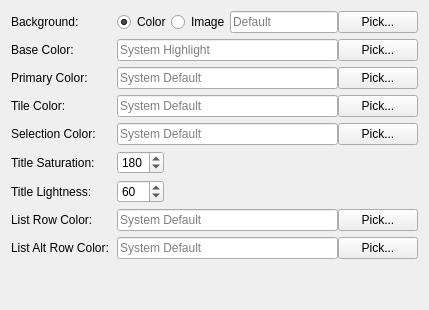
             <widget class="QWidget" name="appearanceColorsSubTab">
              <attribute name="title"><string>Colors</string></attribute>
              <layout class="QVBoxLayout" name="appearanceColorsSubTabLayout">
               <property name="spacing"><number>6</number></property>
               <item>
                <layout class="QFormLayout" name="appearanceColorsFormLayout">
                 <property name="horizontalSpacing"><number>8</number></property>
                 <property name="verticalSpacing"><number>6</number></property>
                 <property name="fieldGrowthPolicy"><enum>QFormLayout::FieldGrowthPolicy::ExpandingFieldsGrow</enum></property>
                 <item row="0" column="0">
                  <widget class="QLabel" name="label_background">
                   <property name="text"><string>Background:</string></property>
                  </widget>
                 </item>
                 <item row="0" column="1">
                  <layout class="QHBoxLayout" name="backgroundLayout">
                   <item>
                    <widget class="QRadioButton" name="backgroundColorRadio">
                     <property name="text"><string>Color</string></property>
                     <property name="checked"><bool>true</bool></property>
                    </widget>
                   </item>
                   <item>
                    <widget class="QRadioButton" name="backgroundImageRadio">
                     <property name="text"><string>Image</string></property>
                    </widget>
                   </item>
                   <item>
                    <widget class="QLineEdit" name="backgroundValueEdit">
                     <property name="toolTip"><string>Background color (hex format like #FF5500) or image path</string></property>
                     <property name="placeholderText"><string>Default</string></property>
                    </widget>
                   </item>
                   <item>
                    <widget class="QPushButton" name="browseBackgroundButton">
                     <property name="text"><string>Pick...</string></property>
                     <property name="toolTip"><string>Select background color or image</string></property>
                    </widget>
                   </item>
                  </layout>
                 </item>
                 <item row="1" column="0">
                  <widget class="QLabel" name="label_baseColor">
                   <property name="text"><string>Base Color:</string></property>
                  </widget>
                 </item>
                 <item row="1" column="1">
                  <layout class="QHBoxLayout" name="baseColorLayout">
                   <item>
                    <widget class="QLineEdit" name="baseColorEdit">
                     <property name="toolTip"><string>Base color for title text (hex format like #FF5500, leave empty for system highlight)</string></property>
                     <property name="placeholderText"><string>System Highlight</string></property>
                    </widget>
                   </item>
                   <item>
                    <widget class="QPushButton" name="browseColorButton">
                     <property name="text"><string>Pick...</string></property>
                     <property name="toolTip"><string>Select a base color</string></property>
                    </widget>
                   </item>
                  </layout>
                 </item>
                 <item row="2" column="0">
                  <widget class="QLabel" name="label_primaryColor">
                   <property name="text"><string>Primary Color:</string></property>
                  </widget>
                 </item>
                 <item row="2" column="1">
                  <layout class="QHBoxLayout" name="primaryColorLayout">
                   <item>
                    <widget class="QLineEdit" name="primaryColorEdit">
                     <property name="toolTip"><string>Primary UI color for toolbar and menubar (hex format like #FF5500)</string></property>
                     <property name="placeholderText"><string>System Default</string></property>
                    </widget>
                   </item>
                   <item>
                    <widget class="QPushButton" name="browsePrimaryColorButton">
                     <property name="text"><string>Pick...</string></property>
                     <property name="toolTip"><string>Select primary UI color</string></property>
                    </widget>
                   </item>
                  </layout>
                 </item>
                 <item row="3" column="0">
                  <widget class="QLabel" name="label_tileColor">
                   <property name="text"><string>Tile Color:</string></property>
                  </widget>
                 </item>
                 <item row="3" column="1">
                  <layout class="QHBoxLayout" name="tileColorLayout">
                   <item>
                    <widget class="QLineEdit" name="tileColorEdit">
                     <property name="toolTip"><string>Color for item tiles and placeholders (hex format like #FF5500)</string></property>
                     <property name="placeholderText"><string>System Default</string></property>
                    </widget>
                   </item>
                   <item>
                    <widget class="QPushButton" name="browseTileColorButton">
                     <property name="text"><string>Pick...</string></property>
                     <property name="toolTip"><string>Select tile color</string></property>
                    </widget>
                   </item>
                  </layout>
                 </item>
                 <item row="4" column="0">
                  <widget class="QLabel" name="label_selectionColor">
                   <property name="text"><string>Selection Color:</string></property>
                  </widget>
                 </item>
                 <item row="4" column="1">
                  <layout class="QHBoxLayout" name="selectionColorLayout">
                   <item>
                    <widget class="QLineEdit" name="selectionColorEdit">
                     <property name="toolTip"><string>Color for selection rectangle and glide animation border (hex format like #FF5500)</string></property>
                     <property name="placeholderText"><string>System Default</string></property>
                    </widget>
                   </item>
                   <item>
                    <widget class="QPushButton" name="browseSelectionColorButton">
                     <property name="text"><string>Pick...</string></property>
                     <property name="toolTip"><string>Select selection color</string></property>
                    </widget>
                   </item>
                  </layout>
                 </item>
                  <item row="5" column="0">
                   <widget class="QLabel" name="label_textAppearance">
                    <property name="text"><string>Title Saturation:</string></property>
                   </widget>
                  </item>
                  <item row="5" column="1">
                   <widget class="QSpinBox" name="titleSaturationSpinBox">
                    <property name="sizePolicy"><sizepolicy hsizetype="Fixed" vsizetype="Fixed"><horstretch>0</horstretch><verstretch>0</verstretch></sizepolicy></property>
                    <property name="minimumWidth"><number>80</number></property>
                    <property name="maximumWidth"><number>80</number></property>
                    <property name="toolTip"><string>Title text color saturation (0-255)</string></property>
                    <property name="minimum"><number>0</number></property>
                    <property name="maximum"><number>255</number></property>
                    <property name="value"><number>180</number></property>
                   </widget>
                  </item>
                  <item row="6" column="0">
                   <widget class="QLabel" name="label_titleLightness">
                    <property name="text"><string>Title Lightness:</string></property>
                   </widget>
                  </item>
                  <item row="6" column="1">
                   <widget class="QSpinBox" name="titleLightnessSpinBox">
                    <property name="sizePolicy"><sizepolicy hsizetype="Fixed" vsizetype="Fixed"><horstretch>0</horstretch><verstretch>0</verstretch></sizepolicy></property>
                    <property name="minimumWidth"><number>80</number></property>
                    <property name="maximumWidth"><number>80</number></property>
                    <property name="toolTip"><string>Title text color lightness (0-255, lower is darker)</string></property>
                    <property name="minimum"><number>0</number></property>
                    <property name="maximum"><number>255</number></property>
                    <property name="value"><number>60</number></property>
                   </widget>
                  </item>
                  <item row="7" column="0">
                   <widget class="QLabel" name="label_listRowColor">
                    <property name="text"><string>List Row Color:</string></property>
                   </widget>
                  </item>
                  <item row="7" column="1">
                   <layout class="QHBoxLayout" name="listRowColorLayout">
                   <item>
                    <widget class="QLineEdit" name="listRowColorEdit">
                     <property name="toolTip"><string>Primary row background color (hex format like #FF5500)</string></property>
                     <property name="placeholderText"><string>System Default</string></property>
                    </widget>
                   </item>
                   <item>
                    <widget class="QPushButton" name="browseListRowColorButton">
                     <property name="text"><string>Pick...</string></property>
                     <property name="toolTip"><string>Select row color</string></property>
                    </widget>
                   </item>
                  </layout>
                 </item>
                  <item row="8" column="0">
                   <widget class="QLabel" name="label_listAltRowColor">
                    <property name="text"><string>List Alt Row Color:</string></property>
                   </widget>
                  </item>
                  <item row="8" column="1">
                   <layout class="QHBoxLayout" name="listAltRowColorLayout">
                   <item>
                    <widget class="QLineEdit" name="listAltRowColorEdit">
                     <property name="toolTip"><string>Alternate row background color (hex format like #FF5500)</string></property>
                     <property name="placeholderText"><string>System Default</string></property>
                    </widget>
                   </item>
                   <item>
                    <widget class="QPushButton" name="browseListAltRowColorButton">
                     <property name="text"><string>Pick...</string></property>
                     <property name="toolTip"><string>Select alternate row color</string></property>
                    </widget>
                   </item>
                  </layout>
                 </item>
                </layout>
               </item>
               <item><spacer name="appearanceColorsVerticalSpacer"><property name="orientation"><enum>Qt::Orientation::Vertical</enum></property><property name="sizeHint" stdset="0"><size><width>20</width><height>40</height></size></property></spacer></item>
              </layout>
             </widget>
